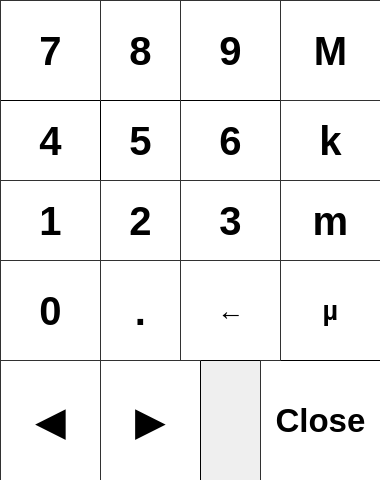
<?xml version="1.0" encoding="UTF-8"?>
<ui version="4.0">
 <class>keyboardNumeric</class>
 <widget class="QWidget" name="keyboardNumeric">
  <property name="geometry">
   <rect>
    <x>0</x>
    <y>0</y>
    <width>380</width>
    <height>480</height>
   </rect>
  </property>
  <property name="sizePolicy">
   <sizepolicy hsizetype="Fixed" vsizetype="Fixed">
    <horstretch>0</horstretch>
    <verstretch>0</verstretch>
   </sizepolicy>
  </property>
  <property name="windowTitle">
   <string>Keyboard</string>
  </property>
  <property name="styleSheet">
   <string notr="true">
    /* «begin clip from 'assets/whitelook-common.css' (35563587176a49b8380b5374d91c45c9)» */
      /*
      === X General Styles for the CamApp ===
      
      CSS for all widgets across the cam app. These are defined in
      whitelook-common.css, and copied to each .ui file that needs
      them. Our .ui files *can't* have external resources but they
      *should* share this common css resource. Otherwise they will
      end up looking slightly different as their individual copies
      of the master style sheet diverge. To do this we synchronise
      regions of text with sync-clip-regions.py. It's only one-way
      for now, which means that if you edit the .ui stylesheet all
      the changes made to the clipped region will get overwritten.
      */
      
      
      .QPushButton {
        border: 1px solid black;
        border-top-color: rgb(50,50,50);
        border-left-color: rgb(50,50,50);
        background: white;
        margin: 20px; /*Use margin to increase clickable area. Makes the whole thing much less fiddly.*/
      }
      
      .QPushButton:pressed {
        border: 1px solid rgb(50,50,50);
        border-top-color: black;
        border-left-color: black;
        background: rgb(240,240,240);
      }
      
      .QComboBox {
        /*subcontrol-origin: padding; does nothing but mess up the drop-down button*/
        background: white;
        border: 1px solid black;
        /*margin: 10px; breaks drop-down; hard to fix*/
        padding-left: 10px;
      }
      QComboBox:on {
        /*when dropdown exists*/
      }
      
      .QComboBox QAbstractItemView { /*This is the drop-down menu.*/
        border: 1px solid black;
        color: black;
        selection-background-color: grey;
      }
      .QComboBox QAbstractItemView::item {
        padding: 10px;
        margin: 5px;
      }
      
      .QComboBox::drop-down {
        width: 40px;
        border: 0px solid black;
        border-left-width: 1px;
        background: white;
        color: black;
        max-height: 100px;
      }
      .QComboBox::drop-down:on {
        /*Stupid hack because the dropdown scrollbar *can't* be increased in width. It's off the width of the drop-down button by -1px. We can't just decrease the width of the drop-down button, because every other button we own is 40px instead of 39px. So. What we do is adjust the button size down when the drop-down is open, because that's the only time the off-by-one with QScrollBar is noticable, and you're distracted by the scrollbar then.*/
        padding-left: -1px;
      }
      .QComboBox::down-arrow {
        image: url(assets/wedge-down-enabled.png);
      }
      
      QScrollBar, QScrollBar:vertical, QScrollBar:horizontal {
        border-left: 1px solid black;
        /*width: 41px; /*This horribly breaks scrolling.*/
      }
      QScrollBar::handle:vertical {
        border: 1px solid black;
        border-radius: 0;
        background: white;
        min-height: 72px;
        image: url(assets/handle-bars.png);
        margin: -1px;
      }
      /* This remvoes the bottom button by setting the height to 0px */
      QScrollBar::add-line:vertical {
        height: 0px;
        subcontrol-position: bottom;
        subcontrol-origin: margin;
      }
      /* This remvoes the top button by setting the height to 0px */
      QScrollBar::sub-line:vertical {
        height: 0px;
        subcontrol-position: top;
        subcontrol-origin: margin;
      }
      
      
      
      QSpinBox { 
        border: 1px solid black;
        padding-right: 40px;
        font-size: 6pt;
        margin: 10px;
        padding-left: 10px;
      }
      QSpinBox:disabled { 
        color: #969696;
      }
      QSpinBox::up-button { 
        subcontrol-position: right; 
        right: 40px; 
        image: url(assets/wedge-up-enabled.png);
      }
      QSpinBox::up-button:disabled { 
        image: url(assets/wedge-up-disabled.png);
      }
      QSpinBox::down-button { 
        subcontrol-position: right; 
        image: url(assets/wedge-down-enabled.png);
      }
      QSpinBox::down-button:disabled { 
        subcontrol-position: right; 
        image: url(assets/wedge-down-disabled.png);
      }
      QSpinBox::up-button, QSpinBox::down-button {
        border: 0px solid black;
        border-left-width: 1px;
        width: 40px; 
        height: 40px;
      }
      
      .CamLineEdit {
        border: 1px solid black;
        margin: 10px; /*This doesn't show up in Qt Designer, but it works in the app.*/
        padding-left: 10px;
      }
    /* «end clip» */
    
    /* «begin clip from 'assets/keyboard-common.css' (d101d2b41c21786ed8e0850260b5de73)» */
      .QWidget[is-keyboard] {
        background: white;
      }
      
      .QPushButton {
        margin: 0; /*Opt in to margins on this panel, because margins are *not* behind widgets like we want - they seem to overlap on top of keys to the side.*/
      }
      
      .QPushButton[on-top] {
        margin-top: 20px;
      }
      .QPushButton[on-left] {
        margin-left: 20px;
      }
      .QPushButton[on-right] {
        margin-right: 20px;
      }
      .QPushButton[on-bottom] {
        margin-bottom: 20px;
      }
    /* «end clip» */
  </string>
  </property>
  <property name="is-keyboard" stdset="0">
   <bool>true</bool>
  </property>
  <widget class="QPushButton" name="num5">
   <property name="geometry">
    <rect>
     <x>100</x>
     <y>100</y>
     <width>81</width>
     <height>81</height>
    </rect>
   </property>
   <property name="font">
    <font>
     <pointsize>30</pointsize>
     <weight>75</weight>
     <italic>false</italic>
     <bold>true</bold>
    </font>
   </property>
   <property name="text">
    <string>5</string>
   </property>
  </widget>
  <widget class="QPushButton" name="num4">
   <property name="geometry">
    <rect>
     <x>0</x>
     <y>100</y>
     <width>101</width>
     <height>81</height>
    </rect>
   </property>
   <property name="font">
    <font>
     <pointsize>30</pointsize>
     <weight>75</weight>
     <italic>false</italic>
     <bold>true</bold>
    </font>
   </property>
   <property name="text">
    <string>4</string>
   </property>
   <property name="on-left" stdset="0">
    <bool>true</bool>
   </property>
  </widget>
  <widget class="QPushButton" name="num1">
   <property name="geometry">
    <rect>
     <x>0</x>
     <y>180</y>
     <width>101</width>
     <height>81</height>
    </rect>
   </property>
   <property name="font">
    <font>
     <pointsize>30</pointsize>
     <weight>75</weight>
     <italic>false</italic>
     <bold>true</bold>
    </font>
   </property>
   <property name="text">
    <string>1</string>
   </property>
   <property name="on-left" stdset="0">
    <bool>true</bool>
   </property>
  </widget>
  <widget class="QPushButton" name="num6">
   <property name="geometry">
    <rect>
     <x>180</x>
     <y>100</y>
     <width>101</width>
     <height>81</height>
    </rect>
   </property>
   <property name="font">
    <font>
     <pointsize>30</pointsize>
     <weight>75</weight>
     <italic>false</italic>
     <bold>true</bold>
    </font>
   </property>
   <property name="text">
    <string>6</string>
   </property>
   <property name="on-right" stdset="0">
    <bool>true</bool>
   </property>
  </widget>
  <widget class="QPushButton" name="num2">
   <property name="geometry">
    <rect>
     <x>100</x>
     <y>180</y>
     <width>81</width>
     <height>81</height>
    </rect>
   </property>
   <property name="font">
    <font>
     <pointsize>30</pointsize>
     <weight>75</weight>
     <italic>false</italic>
     <bold>true</bold>
    </font>
   </property>
   <property name="text">
    <string>2</string>
   </property>
  </widget>
  <widget class="QPushButton" name="num0">
   <property name="geometry">
    <rect>
     <x>0</x>
     <y>260</y>
     <width>101</width>
     <height>101</height>
    </rect>
   </property>
   <property name="font">
    <font>
     <pointsize>30</pointsize>
     <weight>75</weight>
     <italic>false</italic>
     <bold>true</bold>
    </font>
   </property>
   <property name="text">
    <string>0</string>
   </property>
   <property name="on-left" stdset="0">
    <bool>true</bool>
   </property>
   <property name="on-bottom" stdset="0">
    <bool>true</bool>
   </property>
  </widget>
  <widget class="QPushButton" name="num3">
   <property name="geometry">
    <rect>
     <x>180</x>
     <y>180</y>
     <width>101</width>
     <height>81</height>
    </rect>
   </property>
   <property name="font">
    <font>
     <pointsize>30</pointsize>
     <weight>75</weight>
     <italic>false</italic>
     <bold>true</bold>
    </font>
   </property>
   <property name="text">
    <string>3</string>
   </property>
   <property name="on-right" stdset="0">
    <bool>true</bool>
   </property>
  </widget>
  <widget class="QPushButton" name="numdot">
   <property name="geometry">
    <rect>
     <x>100</x>
     <y>260</y>
     <width>81</width>
     <height>101</height>
    </rect>
   </property>
   <property name="font">
    <font>
     <pointsize>30</pointsize>
     <weight>75</weight>
     <italic>false</italic>
     <bold>true</bold>
    </font>
   </property>
   <property name="text">
    <string>.</string>
   </property>
   <property name="on-bottom" stdset="0">
    <bool>true</bool>
   </property>
  </widget>
  <widget class="QPushButton" name="num7">
   <property name="geometry">
    <rect>
     <x>0</x>
     <y>0</y>
     <width>101</width>
     <height>101</height>
    </rect>
   </property>
   <property name="font">
    <font>
     <pointsize>30</pointsize>
     <weight>75</weight>
     <italic>false</italic>
     <bold>true</bold>
    </font>
   </property>
   <property name="text">
    <string>7</string>
   </property>
   <property name="on-top" stdset="0">
    <bool>true</bool>
   </property>
   <property name="on-left" stdset="0">
    <bool>true</bool>
   </property>
  </widget>
  <widget class="QPushButton" name="num8">
   <property name="geometry">
    <rect>
     <x>100</x>
     <y>0</y>
     <width>81</width>
     <height>101</height>
    </rect>
   </property>
   <property name="font">
    <font>
     <pointsize>30</pointsize>
     <weight>75</weight>
     <italic>false</italic>
     <bold>true</bold>
    </font>
   </property>
   <property name="text">
    <string>8</string>
   </property>
   <property name="on-top" stdset="0">
    <bool>true</bool>
   </property>
  </widget>
  <widget class="QPushButton" name="back">
   <property name="geometry">
    <rect>
     <x>180</x>
     <y>260</y>
     <width>101</width>
     <height>101</height>
    </rect>
   </property>
   <property name="font">
    <font>
     <pointsize>20</pointsize>
     <weight>75</weight>
     <italic>false</italic>
     <bold>true</bold>
    </font>
   </property>
   <property name="text">
    <string>←</string>
   </property>
   <property name="on-right" stdset="0">
    <bool>true</bool>
   </property>
   <property name="on-bottom" stdset="0">
    <bool>true</bool>
   </property>
  </widget>
  <widget class="QPushButton" name="num9">
   <property name="geometry">
    <rect>
     <x>180</x>
     <y>0</y>
     <width>101</width>
     <height>101</height>
    </rect>
   </property>
   <property name="font">
    <font>
     <pointsize>30</pointsize>
     <weight>75</weight>
     <italic>false</italic>
     <bold>true</bold>
    </font>
   </property>
   <property name="text">
    <string>9</string>
   </property>
   <property name="on-right" stdset="0">
    <bool>true</bool>
   </property>
   <property name="on-top" stdset="0">
    <bool>true</bool>
   </property>
  </widget>
  <widget class="QPushButton" name="close">
   <property name="geometry">
    <rect>
     <x>260</x>
     <y>360</y>
     <width>121</width>
     <height>121</height>
    </rect>
   </property>
   <property name="font">
    <font>
     <pointsize>25</pointsize>
     <weight>75</weight>
     <italic>false</italic>
     <bold>true</bold>
    </font>
   </property>
   <property name="text">
    <string>Close</string>
   </property>
   <property name="on-left" stdset="0">
    <bool>true</bool>
   </property>
   <property name="on-right" stdset="0">
    <bool>true</bool>
   </property>
   <property name="on-top" stdset="0">
    <bool>true</bool>
   </property>
   <property name="on-bottom" stdset="0">
    <bool>true</bool>
   </property>
  </widget>
  <widget class="QPushButton" name="left">
   <property name="geometry">
    <rect>
     <x>0</x>
     <y>360</y>
     <width>101</width>
     <height>121</height>
    </rect>
   </property>
   <property name="font">
    <font>
     <pointsize>30</pointsize>
     <weight>75</weight>
     <italic>false</italic>
     <bold>true</bold>
    </font>
   </property>
   <property name="text">
    <string>◀</string>
   </property>
   <property name="on-left" stdset="0">
    <bool>true</bool>
   </property>
   <property name="on-top" stdset="0">
    <bool>true</bool>
   </property>
   <property name="on-bottom" stdset="0">
    <bool>true</bool>
   </property>
  </widget>
  <widget class="QPushButton" name="right">
   <property name="geometry">
    <rect>
     <x>100</x>
     <y>360</y>
     <width>101</width>
     <height>121</height>
    </rect>
   </property>
   <property name="font">
    <font>
     <pointsize>30</pointsize>
     <weight>75</weight>
     <italic>false</italic>
     <bold>true</bold>
    </font>
   </property>
   <property name="text">
    <string>▶</string>
   </property>
   <property name="on-top" stdset="0">
    <bool>true</bool>
   </property>
   <property name="on-bottom" stdset="0">
    <bool>true</bool>
   </property>
   <property name="on-right" stdset="0">
    <bool>true</bool>
   </property>
  </widget>
  <widget class="QPushButton" name="megaUnit">
   <property name="geometry">
    <rect>
     <x>280</x>
     <y>0</y>
     <width>101</width>
     <height>101</height>
    </rect>
   </property>
   <property name="font">
    <font>
     <pointsize>30</pointsize>
     <weight>75</weight>
     <italic>false</italic>
     <bold>true</bold>
    </font>
   </property>
   <property name="text">
    <string>M</string>
   </property>
   <property name="on-right" stdset="0">
    <bool>true</bool>
   </property>
   <property name="on-top" stdset="0">
    <bool>true</bool>
   </property>
  </widget>
  <widget class="QPushButton" name="kiloUnit">
   <property name="geometry">
    <rect>
     <x>280</x>
     <y>100</y>
     <width>101</width>
     <height>81</height>
    </rect>
   </property>
   <property name="font">
    <font>
     <pointsize>30</pointsize>
     <weight>75</weight>
     <italic>false</italic>
     <bold>true</bold>
    </font>
   </property>
   <property name="text">
    <string>k</string>
   </property>
   <property name="on-right" stdset="0">
    <bool>true</bool>
   </property>
  </widget>
  <widget class="QPushButton" name="milliUnit">
   <property name="geometry">
    <rect>
     <x>280</x>
     <y>180</y>
     <width>101</width>
     <height>81</height>
    </rect>
   </property>
   <property name="font">
    <font>
     <pointsize>30</pointsize>
     <weight>75</weight>
     <italic>false</italic>
     <bold>true</bold>
    </font>
   </property>
   <property name="text">
    <string>m</string>
   </property>
   <property name="on-right" stdset="0">
    <bool>true</bool>
   </property>
  </widget>
  <widget class="QPushButton" name="microUnit">
   <property name="geometry">
    <rect>
     <x>280</x>
     <y>260</y>
     <width>101</width>
     <height>101</height>
    </rect>
   </property>
   <property name="font">
    <font>
     <pointsize>20</pointsize>
     <weight>75</weight>
     <italic>false</italic>
     <bold>true</bold>
    </font>
   </property>
   <property name="text">
    <string>µ</string>
   </property>
   <property name="on-right" stdset="0">
    <bool>true</bool>
   </property>
   <property name="on-bottom" stdset="0">
    <bool>true</bool>
   </property>
  </widget>
 </widget>
 <tabstops>
  <tabstop>close</tabstop>
  <tabstop>num7</tabstop>
  <tabstop>num8</tabstop>
  <tabstop>num9</tabstop>
  <tabstop>megaUnit</tabstop>
  <tabstop>num4</tabstop>
  <tabstop>num5</tabstop>
  <tabstop>num6</tabstop>
  <tabstop>kiloUnit</tabstop>
  <tabstop>num1</tabstop>
  <tabstop>num2</tabstop>
  <tabstop>num3</tabstop>
  <tabstop>milliUnit</tabstop>
  <tabstop>num0</tabstop>
  <tabstop>numdot</tabstop>
  <tabstop>back</tabstop>
  <tabstop>microUnit</tabstop>
  <tabstop>left</tabstop>
  <tabstop>right</tabstop>
 </tabstops>
 <resources/>
 <connections/>
</ui>
